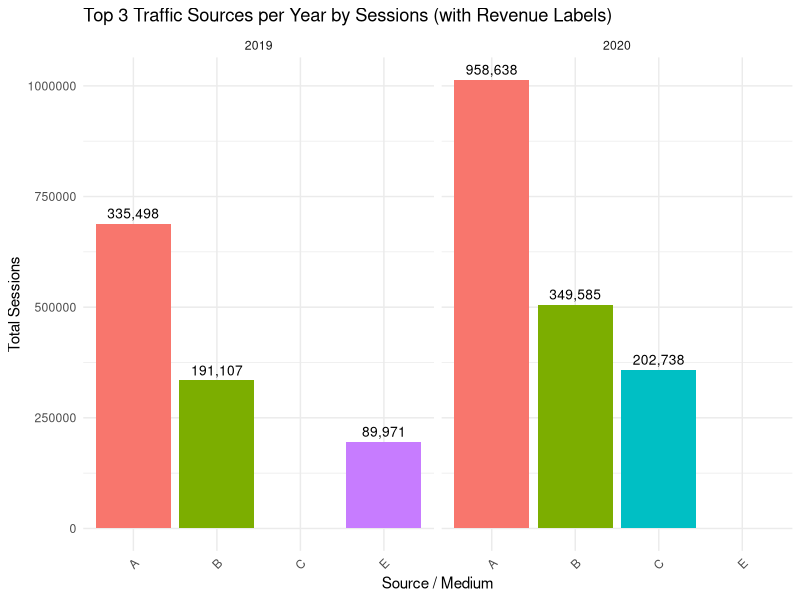
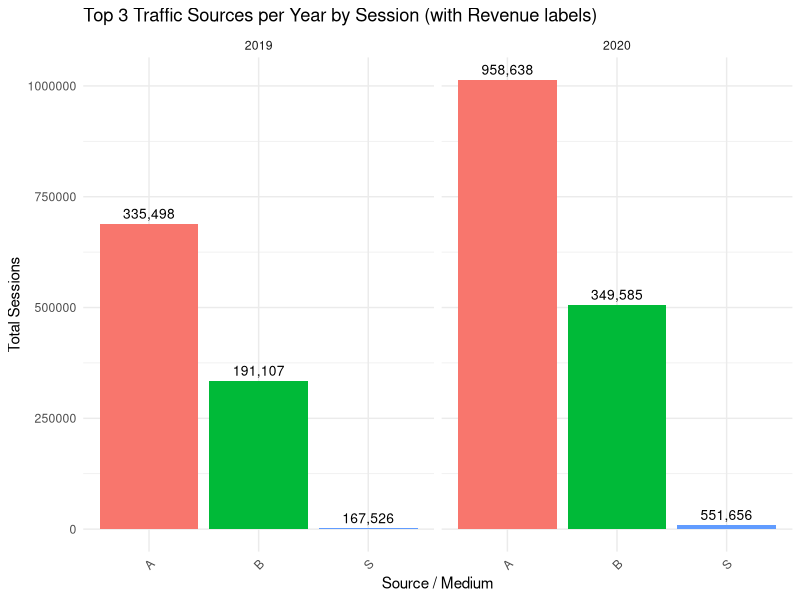
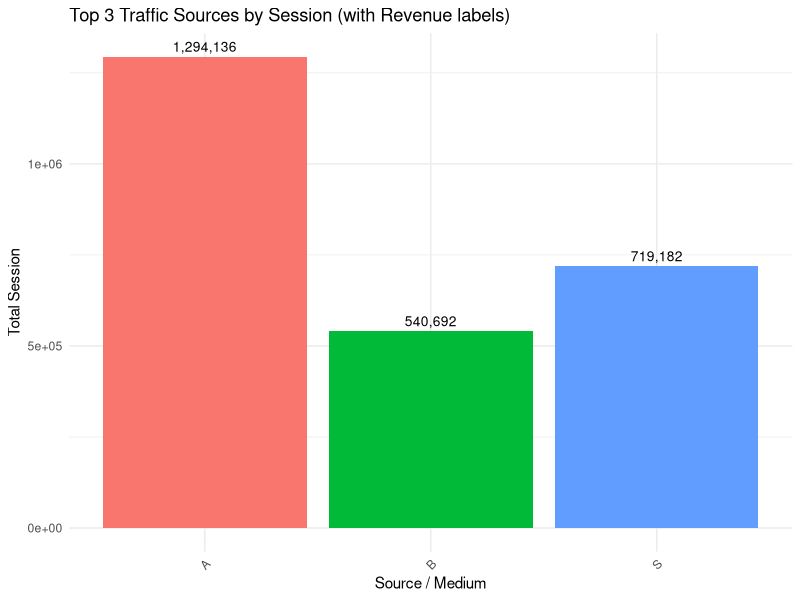
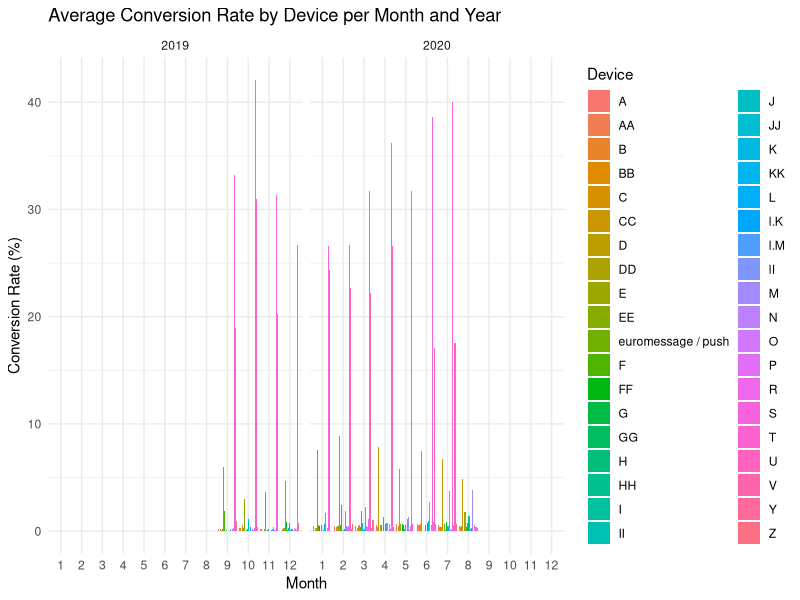
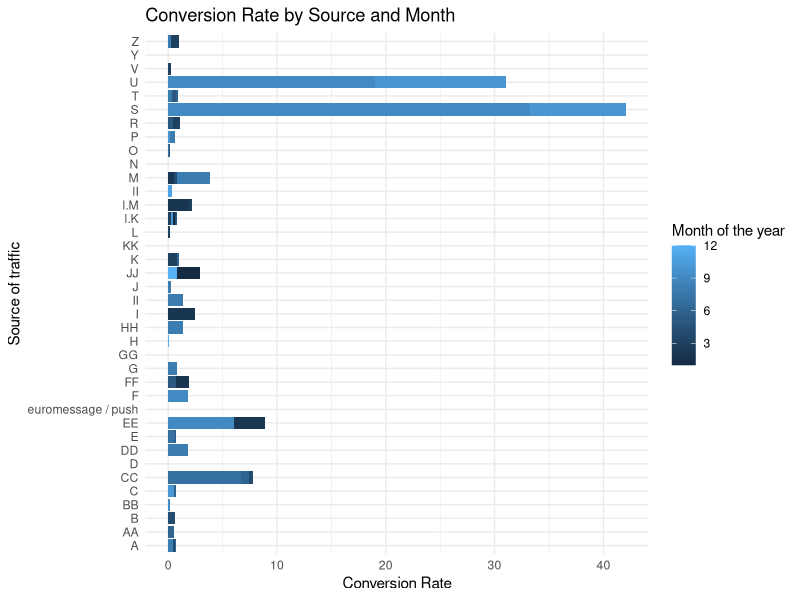
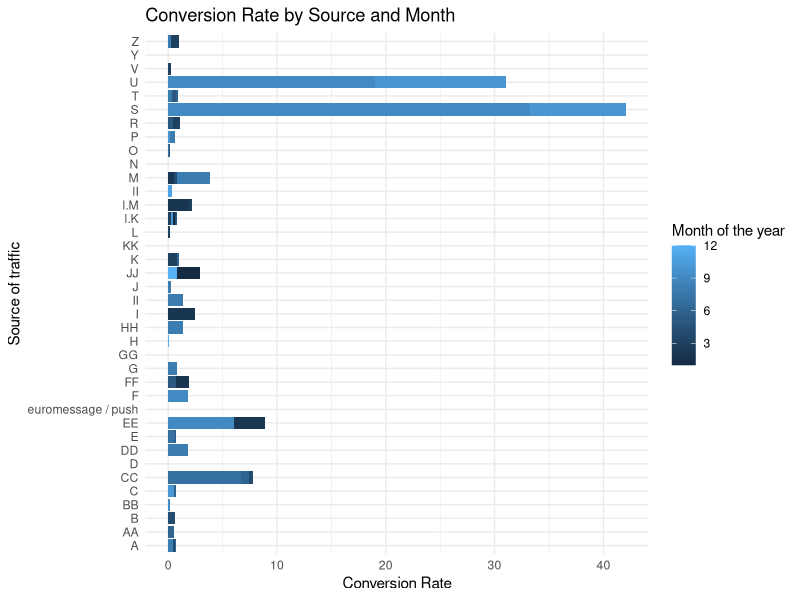

Here is the R script that generated these plots, in order: (Note: this script raises an error after producing the figures.)
## ---- chunk 1
library(readr)
library(dplyr)
library(ggplot2)
library(tidyr)
library(skimr)

library(knitr) # For better table
library(lubridate) # Task 1B test
## ---- chunk 2
df <- read_csv("../data/Web Analytic_Dataset.csv")
# df <- read.csv("../data/Web Analytic_Dataset.csv") # doesn't clean data
df
## ---- chunk 3
cat("The dimension of dataset: number of columns", ncol(df), "number of rows: ", nrow((df)))
## ---- chunk 4
str(df) # Structure of dataset
## ---- chunk 5
sapply(df,class)
## ---- chunk 6
colSums(is.na(df))
## ---- chunk 7
any(duplicated(df))
## ---- chunk 8
df_clean_task_one <- df %>%
  mutate(
    Revenue = as.numeric(gsub(",", "", Revenue)),
    Sessions = as.numeric(gsub(",", "", Sessions)),
    `Conversion Rate (%)` = gsub("<", "", `Conversion Rate (%)`),         # Remove < symbol
    `Conversion Rate (%)` = as.numeric(gsub("%", "", `Conversion Rate (%)`)),
    `Bounce Rate` = as.numeric(gsub("%", "", `Bounce Rate`))
  )
## ---- chunk 9
str(df_clean_task_one)
## ---- chunk 10
top3_dual <- df_clean_task_one %>%
  group_by(Year, `Source / Medium`) %>%
  summarise(
    Total_Sessions = sum(Sessions, na.rm = TRUE),
    Total_Revenue = sum(Revenue, na.rm = TRUE),
    .groups = "drop"
  ) %>%
  group_by(Year) %>%
  slice_max(Total_Sessions, n = 3) %>%
  ungroup()
## ---- chunk 11
top3_dual <- df_clean_task_one %>%
  group_by(Year, `Source / Medium`) %>%
  summarise(
    Total_Sessions = sum(Sessions, na.rm = TRUE),
    Total_Revenue = sum(Revenue, na.rm = TRUE),
    .groups = "drop"
  ) %>%
  group_by(Year) %>%
  slice_max(Total_Sessions, n = 3) %>%
  ungroup()
## ---- chunk 12
# Plot
top3_sessions <- top3_dual %>%
  select(Year, `Source / Medium`, Total_Sessions, Total_Revenue)

ggplot(top3_sessions, aes(x = `Source / Medium`, y = Total_Sessions, fill = `Source / Medium`)) +
  geom_col(show.legend = FALSE) +
  geom_text(aes(label = scales::comma(Total_Revenue)), 
            vjust = -0.5, size = 3.5) +
  facet_wrap(~ Year) +
  labs(
    title = "Top 3 Traffic Sources per Year by Sessions (with Revenue Labels)",
    x = "Source / Medium",
    y = "Total Sessions"
  ) +
  theme_minimal() +
  theme(axis.text.x = element_text(angle = 45, hjust = 1))

## ---- chunk 13
top3_dual <- df_clean_task_one %>%
  group_by(Year, `Source / Medium`) %>%
  summarise(
    Total_Sessions = sum(Sessions, na.rm = TRUE),
    Total_Revenue = sum(Revenue, na.rm = TRUE),
    .groups = "drop"
  ) %>%
  group_by(Year) %>%
  slice_max(Total_Revenue, n = 3) %>%
  ungroup()

top3_revenue <- top3_dual %>%
  select(Year, `Source / Medium`, Total_Sessions, Total_Revenue)

ggplot(top3_revenue , aes(x = `Source / Medium`, y = Total_Sessions, fill = `Source / Medium`)) +
  geom_col(show.legend = FALSE) +
  facet_wrap(~ Year) +
  geom_text(aes(label = scales::comma(Total_Revenue)), 
            vjust = -0.5, size = 3.5) +
  labs(
    title = "Top 3 Traffic Sources per Year by Session (with Revenue labels)",
    x = "Source / Medium",
    y = "Total Sessions"
  ) +
  theme_minimal() +
  theme(axis.text.x = element_text(angle = 45, hjust = 1))
## ---- chunk 14
top3_dual <- df_clean_task_one %>%
  group_by(`Source / Medium`) %>%
  summarise(
    Total_Sessions = sum(Sessions, na.rm = TRUE),
    Total_Revenue = sum(Revenue, na.rm = TRUE),
    .groups = "drop"
  ) %>%
  slice_max(Total_Revenue, n = 3) %>%
  ungroup()

top3_revenue <- top3_dual %>%
  select(`Source / Medium`, Total_Sessions, Total_Revenue)

ggplot(top3_revenue , aes(x = `Source / Medium`, y = Total_Revenue, fill = `Source / Medium`)) +
  geom_col(show.legend = FALSE) +
  geom_text(aes(label = scales::comma(Total_Revenue)), 
            vjust = -0.5, size = 3.5) +
  labs(
    title = "Top 3 Traffic Sources by Session (with Revenue labels)",
    x = "Source / Medium",
    y = "Total Session"
  ) +
  theme_minimal() +
  theme(axis.text.x = element_text(angle = 45, hjust = 1))
## ---- chunk 15
conversion_by_device <- df_clean_task_one %>%
  group_by(Year, `Month of the year`, `Source / Medium`) %>%
  summarise(
    Conversion = `Conversion Rate (%)`,
    Total_Sessions = sum(Sessions, na.rm = TRUE),
    Total_Revenue = sum(Revenue, na.rm = TRUE),
    .groups = "drop"
  )
## ---- chunk 16
kable(conversion_by_device, caption = "Conversion Rate by 'Device' (Source/Medium) per Month and Year")
## ---- chunk 17
ggplot(conversion_by_device, aes(x = factor(`Month of the year`), y = Conversion, fill = `Source / Medium`)) +
  geom_col(position = "dodge") +
  facet_wrap(~ Year) +
  labs(
    title = "Average Conversion Rate by Device per Month and Year",
    x = "Month",
    y = "Conversion Rate (%)",
    fill = "Device"
  ) +
  theme_minimal() +
  theme(axis.text.x = element_text(angle = 0))

# Step 2: Plot - Horizontal Bar Chart
ggplot(df_clean_task_one, aes(x = `Conversion Rate (%)`, 
                     y = `Source / Medium`, 
                     fill = `Month of the year`)) +
  geom_col(position = "dodge") +
  labs(title = "Conversion Rate by Source and Month",
       x = "Conversion Rate",
       y = "Source of traffic") +
  theme_minimal()

## ---- chunk 18
ggplot(df_clean_task_one, aes(x = `Conversion Rate (%)`, 
                     y = `Source / Medium`, 
                     fill = `Month of the year`)) +
  geom_col(position = "dodge") +
  labs(title = "Conversion Rate by Source and Month",
       x = "Conversion Rate",
       y = "Source of traffic") +
  theme_minimal()
## ---- chunk 19
# STEP 1: Find devices that appear in all 12 months FOR A GIVEN YEAR
month_coverage <- df_clean_task_one %>%
  group_by(`Source / Medium`) %>%
  summarise(Month_Count = n_distinct(`Month of the year`), .groups = 'drop') %>%
  filter(Month_Count == 12)

month_coverage

# STEP 2: Join back to get full data only for those device-year combos
df_filtered <- df %>%
month_coverage <- df %>%
  group_by(`Source / Medium`) %>%
  summarise(Month_Count = n_distinct(`Month of the year`), .groups = "drop") %>%
  filter(Month_Count == 12)

df_filtered %>%
  arrange(`Source / Medium`, Year, as.integer(`Month of the year`)) %>%
  select(`Source / Medium`, Year, `Month of the year`, `Conversion Rate (%)`)

# STEP 2: Filter original data to just these top devices
df_filtered <- df %>%
  semi_join(month_coverage, by = "Source / Medium")

# STEP 3: Make sure Month is ordered correctly
df_filtered$`Month of the year` <- factor(df_filtered$`Month of the year`, levels = 1:12)

# STEP 4: Plot
ggplot(df_filtered, aes(x = `Month of the year`,
                        y = `Conversion Rate (%)`,
                        color = `Source / Medium`,
                        group = `Source / Medium`)) +
  geom_line(size = 1.1) +
  geom_point(size = 2) +
  facet_wrap(~ Year) +
  labs(title = "Conversion Rate by Device, Month, and Year",
       x = "Month",
       y = "Conversion Rate (%)",
       color = "Device") +
  theme_minimal() +
  theme(axis.text.x = element_text(angle = 45, hjust = 1))
## ---- chunk 20
device_2019 <- filter(conversion_by_device, Year == 2019)
device_2020 <- filter(conversion_by_device, Year == 2020)

kable(device_2019, caption = "Conversion Rate by Device - 2019")
kable(device_2020, caption = "Conversion Rate by Device - 2020")

ggplot(device_2019, aes(x = factor(`Month of the year`), y = Conversion, fill = `Source / Medium`)) +
  geom_col(position = "dodge") +
  labs(
    title = "2019: Avg. Conversion Rate by Device per Month",
    x = "Month",
    y = "Conversion Rate (%)"
  ) +
  theme_minimal() +
  theme(axis.text.x = element_text(angle = 0))

ggplot(device_2020, aes(x = factor(`Month of the year`), y = Conversion, fill = `Source / Medium`)) +
  geom_col(position = "dodge") +
  labs(
    title = "2020: Avg. Conversion Rate by Device per Month",
    x = "Month",
    y = "Conversion Rate (%)"
  ) +
  theme_minimal() +
  theme(axis.text.x = element_text(angle = 0))
## ---- chunk 21
df_relationship <- df_clean_task_one %>%
  select(`Bounce Rate`, `Conversion Rate (%)`, Revenue, Transactions)

cor_matrix <- round(cor(df_relationship, use = "complete.obs"), 2)

cor_df <- as.data.frame(cor_matrix) %>%
  mutate(Var1 = rownames(.)) %>%
  pivot_longer(cols = -Var1, names_to = "Var2", values_to = "Correlation")

cor_matrix
cor_df
## ---- chunk 22
ggplot(cor_df, aes(x = Var1, y = Var2, fill = Correlation)) +
  geom_tile(color = "white") +
  geom_text(aes(label = Correlation), color = "black", size = 4) +
  scale_fill_gradient2(low = "red", mid = "white", high = "green",
                       midpoint = 0, limit = c(-1, 1), space = "Lab",
                       name = "Correlation") +
  labs(title = "Heatmap: Bounce Rate vs Conversion, Transactions, Revenue",
       x = "", y = "") +
  theme_minimal() +
  theme(axis.text.x = element_text(angle = 45, hjust = 1))


## ---- chunk 23
ggplot(df_clean_task_one, aes(x = Transactions, y = Revenue)) +
  geom_point(alpha = 0.6) +
  geom_smooth(method = "lm", se = FALSE, color = "green") +
  labs(title = "Transaction vs Revenue",
       x = "Transaction", y = "Revenue") +
  theme_minimal()
## ---- chunk 24
ggplot(df_clean_task_one, aes(x = `Conversion Rate (%)`, y = Revenue)) +
  geom_point(alpha = 0.6) +
  geom_smooth(method = "lm", se = FALSE, color = "green") +
  labs(title = "Conversion Rate (%) vs Revenue",
       x = "Conversion Rate (%)", y = "Revenue") +
  theme_minimal()

ggplot(df_clean_task_one, aes(x = `Conversion Rate (%)`, y = Transactions)) +
  geom_point(alpha = 0.6) +
  geom_smooth(method = "lm", se = FALSE, color = "green") +
  labs(title = "Conversion Rate (%) vs Transactions",
       x = "Conversion Rate (%)", y = "Transactions") +
  theme_minimal()
## ---- chunk 25
ggplot(df_clean_task_one, aes(x = `Bounce Rate`, y = `Conversion Rate (%)`)) +
  geom_point(alpha = 0.6) +
  geom_smooth(method = "lm", se = FALSE, color = "red") +
  labs(title = "Bounce Rate vs Conversion Rate",
       x = "Bounce Rate (%)", y = "Conversion Rate (%)") +
  theme_minimal()
## ---- chunk 26
ggplot(df_clean_task_one, aes(x = `Bounce Rate`, y = Transactions)) +
  geom_point(alpha = 0.6) +
  geom_smooth(method = "lm", se = TRUE, color = "blue") +
  labs(title = "Bounce Rate vs Transactions",
       x = "Bounce Rate (%)", y = "Transactions") +
  theme_minimal()

ggplot(df_clean_task_one, aes(x = `Bounce Rate`, y = Revenue)) +
  geom_point(alpha = 0.6) +
  geom_smooth(method = "lm", se = FALSE, color = "blue") +
  labs(title = "Bounce Rate vs Revenue",
       x = "Bounce Rate (%)", y = "Revenue") +
  theme_minimal()
